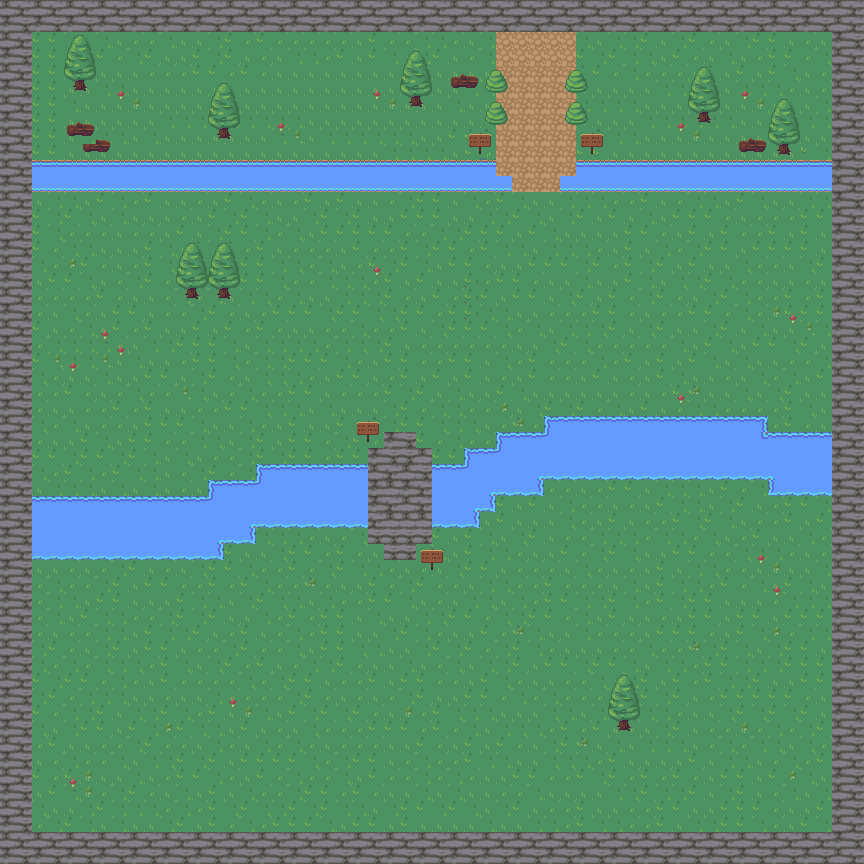

This is a level from a 2D game, rendered from its Tiled map with the project's own tilesets. A one-line summary and the map file follow, with tile-layer data summarised:
An orthogonal 54x54 tile map with 16x16 px tiles, 5 tile layers (riviere + pont, walls, sol, décorations, ...), 2 tilesets and 33 objects (31x collision, goal, player).

<map version="1.10" tiledversion="1.11.2" orientation="orthogonal" renderorder="right-down" width="54" height="54" tilewidth="16" tileheight="16" infinite="0" nextlayerid="15" nextobjectid="89">
 <tileset firstgid="1" source="RPG Nature Tileset.tsx" />
 <tileset firstgid="721" source="house.tsx" />
 <objectgroup id="14" name="porte sortie" class="goal">
  <object id="80" type="goal" x="510.739" y="175.596" width="49.0913" height="15.105" />
 </objectgroup>
 <objectgroup id="11" name="bordure">
  <object id="34" type="collision" x="11.2397" y="831.741" width="830.617" height="10.1158" />
  <object id="36" type="collision" x="12.3637" y="25.8514" width="19.1076" height="812.633" />
  <object id="38" type="collision" x="24.7274" y="19.1076" width="822.749" height="11.2397" />
  <object id="39" type="collision" x="831.741" y="21.3555" width="8.99179" height="829.493" />
  <object id="46" type="collision" x="33.7192" y="178.712" width="476.565" height="10.1158" />
  <object id="47" type="collision" x="561.987" y="180.96" width="268.63" height="7.86782" />
  <object id="50" type="collision" x="28.3219" y="553.222" width="194.477" height="4.72032" />
  <object id="53" type="collision" x="219.023" y="540.005" width="2.83219" height="19.8253" />
  <object id="54" type="collision" x="224.687" y="538.117" width="31.1541" height="3.77626" />
  <object id="55" type="collision" x="246.401" y="522.068" width="5.66439" height="19.8253" />
  <object id="56" type="collision" x="253.009" y="514.515" width="113.288" height="10.3847" />
  <object id="57" type="collision" x="432.381" y="516.403" width="45.3151" height="9.44064" />
  <object id="58" type="collision" x="468.256" y="509.795" width="10.3847" height="15.105" />
  <object id="59" type="collision" x="477.696" y="500.354" width="16.0491" height="9.44064" />
  <object id="60" type="collision" x="485.249" y="491.857" width="8.49658" height="17.9372" />
  <object id="61" type="collision" x="494.69" y="483.361" width="46.2591" height="10.3847" />
  <object id="62" type="collision" x="526.788" y="474.864" width="14.161" height="19.8253" />
  <object id="63" type="collision" x="538.117" y="465.424" width="234.128" height="11.3288" />
  <object id="64" type="collision" x="770.356" y="478.641" width="60.4201" height="15.105" />
  <object id="65" type="collision" x="762.804" y="432.381" width="67.9726" height="17.9372" />
  <object id="66" type="collision" x="543.781" y="415.388" width="221.855" height="19.8253" />
  <object id="67" type="collision" x="496.578" y="432.381" width="53.8117" height="19.8253" />
  <object id="69" type="collision" x="464.48" y="449.375" width="39.6507" height="16.9932" />
  <object id="70" type="collision" x="432.381" y="465.424" width="36.8185" height="14.161" />
  <object id="71" type="collision" x="256.785" y="464.48" width="109.511" height="24.5457" />
  <object id="72" type="collision" x="208.638" y="480.529" width="51.9235" height="21.7135" />
  <object id="73" type="collision" x="29.266" y="495.634" width="186.925" height="15.105" />
  <object id="74" type="collision" x="432.381" y="467.312" width="12.2728" height="55.6998" />
  <object id="75" type="collision" x="351.192" y="468.256" width="14.161" height="54.7557" />
  <object id="86" type="collision" x="609.75" y="720.5" width="28.5" height="18" />
  <object id="87" type="collision" x="179.375" y="287.875" width="56.875" height="18.125" />
 </objectgroup>
 <layer id="1" name="riviere + pont" width="54" height="54">
  <data>[2916 cells, 719 non-empty, 34 distinct tile ids]</data>
 </layer>
 <layer id="2" name="walls" width="54" height="54">
  <data>[2916 cells, 416 non-empty, 4 distinct tile ids]</data>
 </layer>
 <layer id="12" name="sol" width="54" height="54">
  <data>[2916 cells, 1786 non-empty, 5 distinct tile ids]</data>
 </layer>
 <layer id="9" name="décorations" width="54" height="54">
  <data>[2916 cells, 148 non-empty, 24 distinct tile ids]</data>
 </layer>
 <layer id="13" name="obstacles" width="54" height="54">
  <data>[2916 cells, 24 non-empty, 8 distinct tile ids]</data>
 </layer>
 <objectgroup id="10" name="player">
  <object id="81" name="player" x="392" y="776">
   <point />
  </object>
 </objectgroup>
</map>
